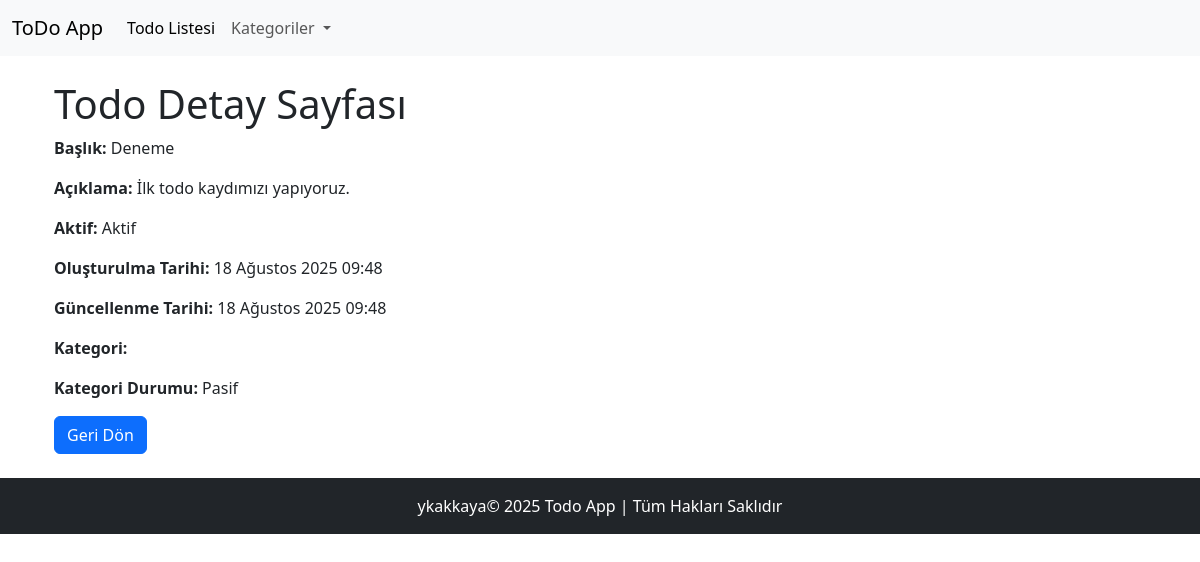
The page /todo/1/ on the database as committed earlier.
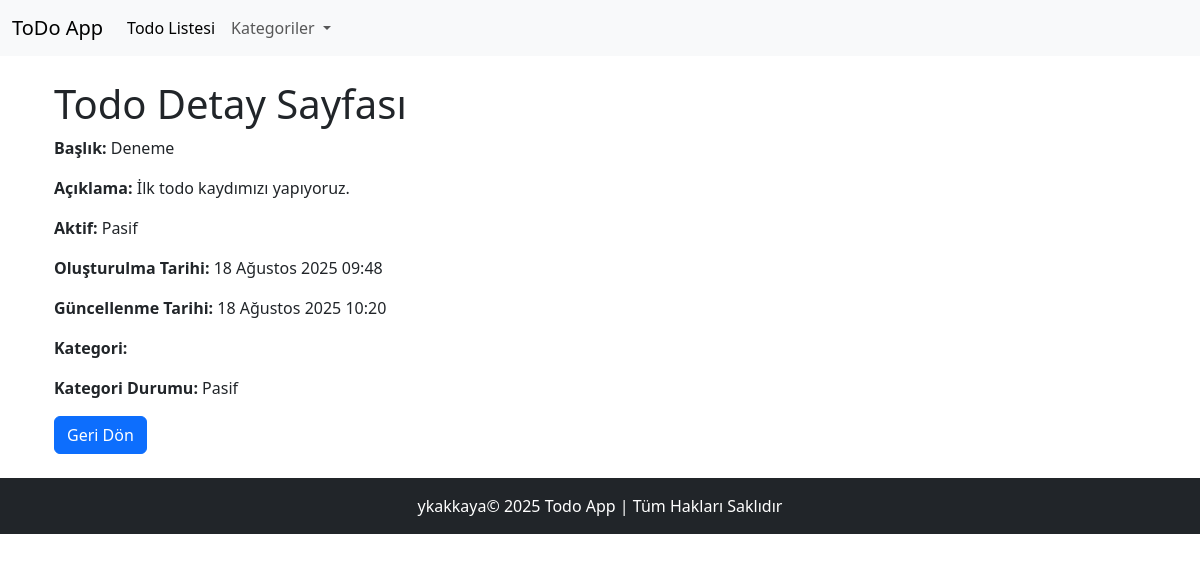
The same page on the database as committed later.
### todo/models.py (models this page shows, shortened)
class Todo(models.Model):
    title = models.CharField(max_length=200,verbose_name='Başlık')
    description = models.TextField(blank=True,null=True, verbose_name='Açıklama')
    category= models.ForeignKey(Category, on_delete=models.CASCADE ,verbose_name='Kategori')
    is_active = models.BooleanField(default=True, verbose_name='Aktif mi?')
    completed = models.BooleanField(default=False, verbose_name='Tamamlandı')
    created_at = models.DateTimeField(auto_now_add=True, verbose_name='Oluşturulma Tarihi')
    updated_at = models.DateTimeField(auto_now=True, verbose_name='Güncellenme Tarihi')
    class Meta:
        ordering = ['-created_at']
        verbose_name = 'To-do'
        verbose_name_plural = 'To-do Listesi'

### todo/views.py (the view)
# urls.py: path('todo/<int:pk>/', todo_detail, name='todo_detail'),
def todo_detail(request, pk):
    todo = get_object_or_404(Todo, pk=pk)
    context = {
        'todo': todo
    }
    return render(request, 'pages/todo_detail.html', context)

### core/category_context_processor.py (called while the page is built)
def global_category(request):
    global_categories=Category.objects.filter(is_active=True).order_by('title')
    return {'global_categories': global_categories}

### templates/pages/todo_detail.html
{% extends "layouts/master.html" %}
{% load static %}
{% block content %}
<div class="container">
<h1>Todo Detay Sayfası</h1>
<p><strong>Başlık:</strong> {{ todo.title }}</p>
<p><strong>Açıklama:</strong> {{ todo.description }}</p>
<p><strong>Aktif:</strong> {{ todo.is_active|yesno:"Aktif,Pasif"}}</p>
<p><strong>Oluşturulma Tarihi:</strong> {{ todo.created_at }}</p>
<p><strong>Güncellenme Tarihi:</strong> {{ todo.updated_at }}</p>
<p><strong>Kategori:</strong> {{ todo.category.title }}</p>
<p><strong>Kategori Durumu:</strong> {{ todo.category.is_active | yesno:"Aktif,Pasif"}}</p>
<a href="{% url 'home' %}" class="btn btn-primary">Geri Dön</a>
</div>
{% endblock content %}

Rows that differ between the two databases and show on the page:
changed Todo "Deneme": is_active "Aktif" → "Pasif"; updated_at "18 Ağustos 2025 09:48" → "18 Ağustos 2025 10:20"
